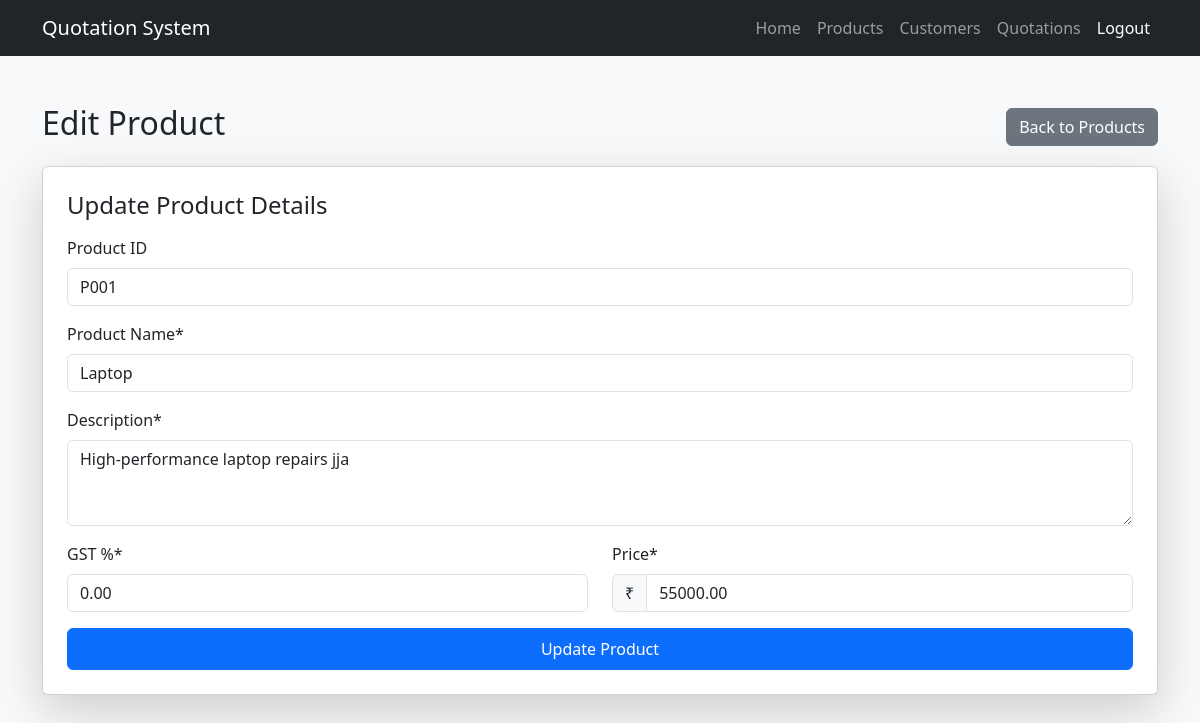
Page /edit_product.php?id=P001 (signed in) on the earlier database version.
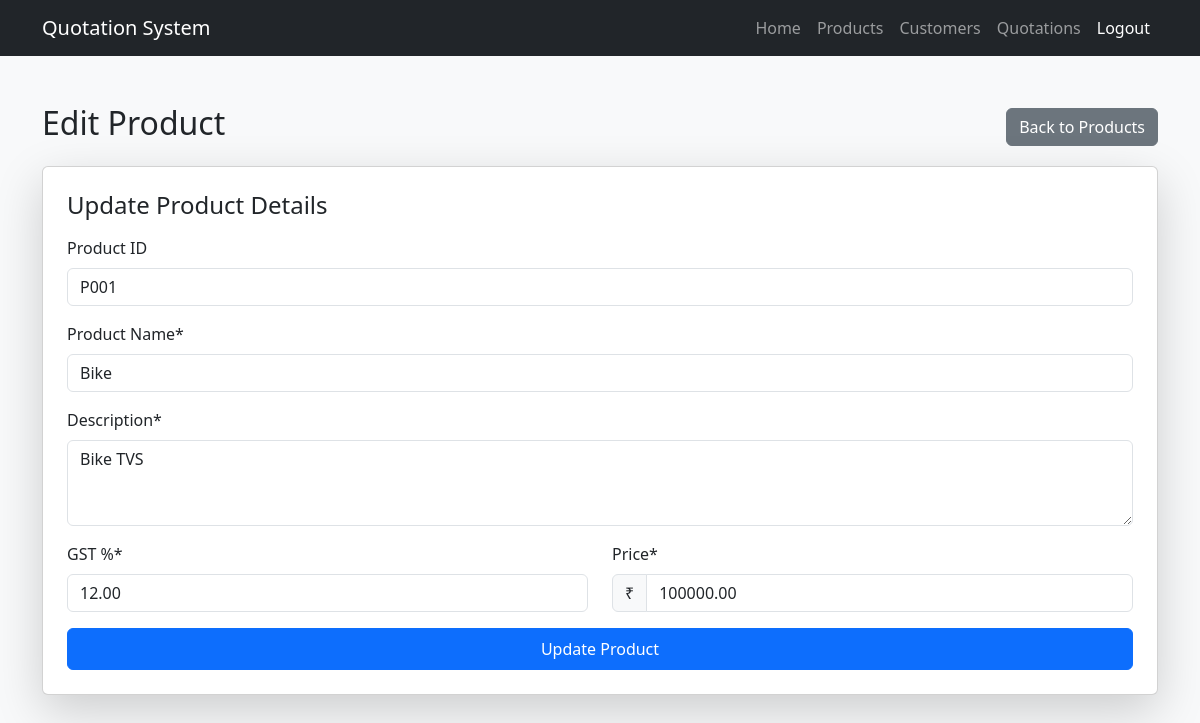
Same page on the later database version.
### tables this page shows
CREATE TABLE `products` (
  `id` varchar(20) NOT NULL,
  `name` varchar(100) NOT NULL,
  `description` text,
  `price` decimal(10,2) NOT NULL,
  `gst_percent` decimal(5,2) DEFAULT '0.00',
  PRIMARY KEY (`id`)
);

### edit_product.php (the view, shortened to what this page needs)
<?php
include 'db_connect.php';
$product_id = $_GET['id'];
$stmt = $conn->prepare("SELECT * FROM products WHERE id = ?");
$stmt->bind_param("s", $product_id);
$stmt->execute();
$result = $stmt->get_result();
$product = $result->fetch_assoc();
?>
<!DOCTYPE html>
<html lang="en">
<head>
    <link rel="stylesheet" href="https://cdnjs.cloudflare.com/ajax/libs/bootstrap/5.3.0/css/bootstrap.min.css">
</head>
<body class="bg-light">
    <nav class="navbar navbar-expand-lg navbar-dark bg-dark">
        <div class="container">
            <a class="navbar-brand" href="dashboard.php">Quotation System</a>
            <div class="collapse navbar-collapse" id="navbarNav">
                <ul class="navbar-nav ms-auto">
                    <li class="nav-item"><a class="nav-link" href="dashboard.php">Home</a></li>
                    <li class="nav-item"><a class="nav-link" href="products.php">Products</a></li>
                    <li class="nav-item"><a class="nav-link" href="customers.php">Customers</a></li>
                    <li class="nav-item"><a class="nav-link" href="quotations.php">Quotations</a></li>
                    <li class="nav-item"><a class="nav-link btn btn-danger text-white" href="logout.php">Logout</a></li>
                </ul>
            </div>
        </div>
    </nav>
    <div class="container mt-5">
        <div class="d-flex justify-content-between align-items-center mb-3">
            <h2>Edit Product</h2>
            <a href="view_products.php" class="btn btn-secondary">Back to Products</a>
        </div>
        <div class="card p-4 shadow-lg">
            <h4 class="mb-3">Update Product Details</h4>
            <form method="POST">
                <div class="mb-3">
                    <label class="form-label">Product ID</label>
                    <input type="text" class="form-control" value="<?php echo htmlspecialchars($product['id']); ?>" readonly>
                </div>
                <div class="mb-3">
                    <label class="form-label">Product Name*</label>
                    <input type="text" name="name" class="form-control"
                           value="<?php echo htmlspecialchars($product['name']); ?>" required>
                </div>
                <div class="mb-3">
                    <label class="form-label">Description*</label>
                    <textarea name="description" class="form-control" rows="3" required><?php
                        echo htmlspecialchars($product['description']);
                    ?></textarea>
                </div>
                <div class="row">
                    <div class="col-md-6 mb-3">
                        <label class="form-label">GST %*</label>
                        <input type="number" step="0.01" name="gst_percent" class="form-control"
                               value="<?php echo htmlspecialchars($product['gst_percent']); ?>" required>
                    </div>
                    <div class="col-md-6 mb-3">
                        <label class="form-label">Price*</label>
                        <div class="input-group">
                            <span class="input-group-text">₹</span>
                            <input type="number" step="0.01" name="price" class="form-control"
                                   value="<?php echo htmlspecialchars($product['price']); ?>" required>
                        </div>
                    </div>
                </div>
                <button type="submit" name="update_product" class="btn btn-primary w-100 py-2">
                    Update Product
                </button>
            </form>
        </div>
    </div>
</body>
</html>

Differences in the rows shown:
changed products "P001": name "Laptop" → "Bike"; description "High-performance laptop repairs jja" → "Bike TVS"; gst_percent "0.00" → "12.00"; price "55000.00" → "100000.00"
